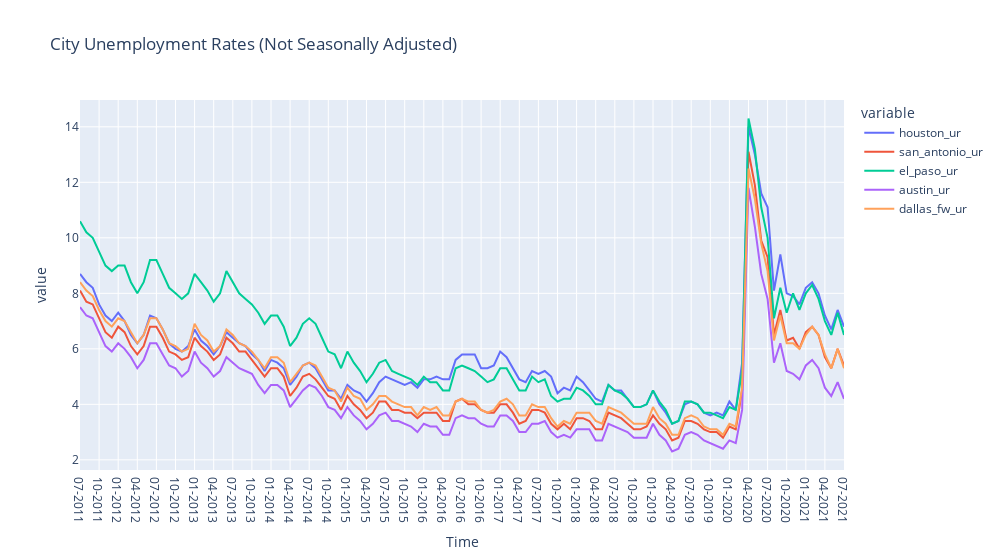

This figure's notebook cell:
### Code cell
fig = px.line(data_frame = UR, x = 'Time',y = list(UR.columns)[1:6],
              title ='City Unemployment Rates (Not Seasonally Adjusted)',
              width = 1000)
fig.show()
